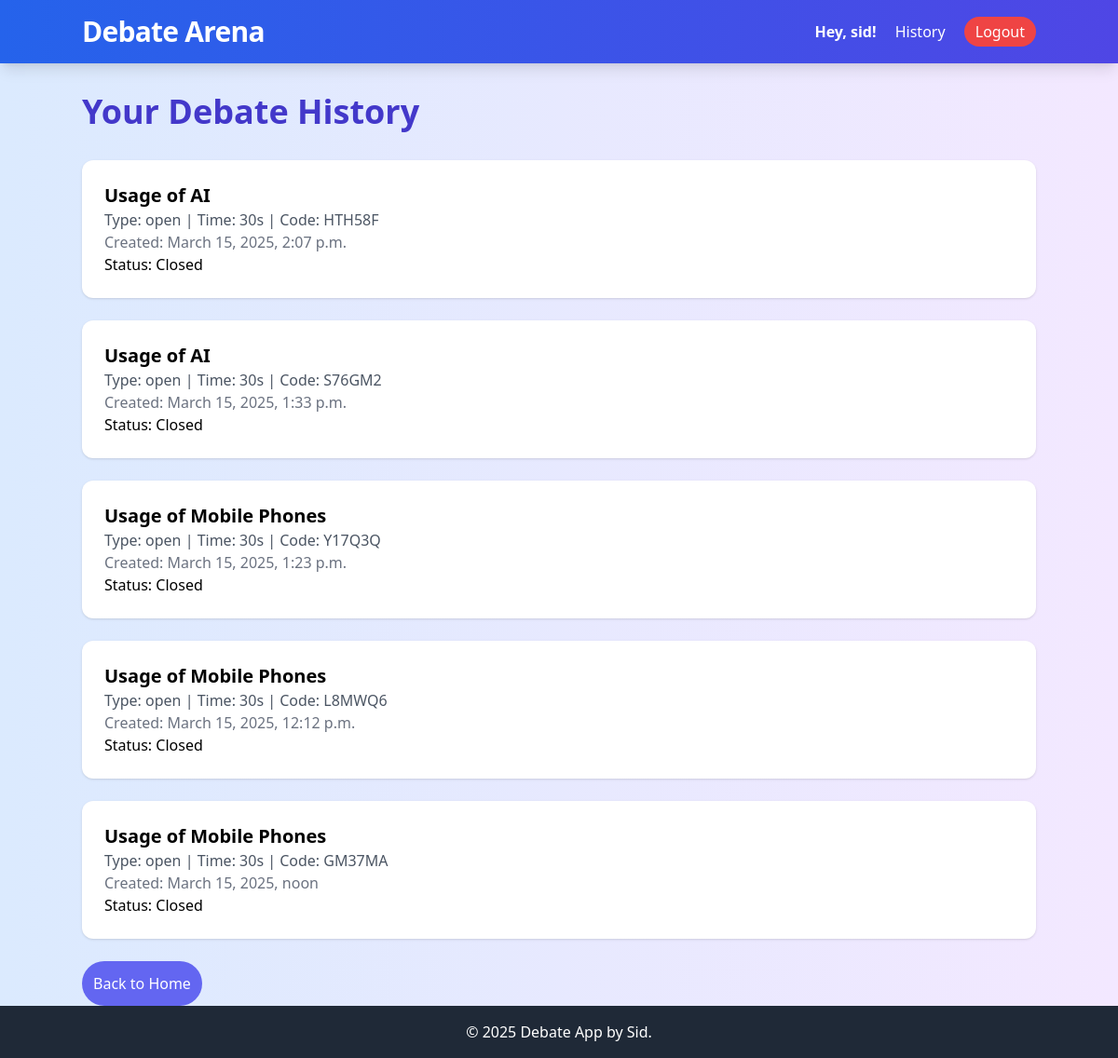
Page /history/ (signed in) on the committed database.
### debate/models.py (models this page shows, shortened)
class Debate(models.Model):
    DEBATE_TYPES = (
        ('open', 'Open'),
        ('private', 'Private'),
    )
    topic = models.CharField(max_length=255)
    debate_type = models.CharField(max_length=7, choices=DEBATE_TYPES, default='open')
    time_limit = models.PositiveIntegerField(help_text="Time limit per participant in seconds")
    host = models.ForeignKey(User, on_delete=models.CASCADE, related_name='hosted_debates')
    created_at = models.DateTimeField(auto_now_add=True)
    is_active = models.BooleanField(default=True)
    code = models.CharField(max_length=6, unique=True, blank=True)  # For guest access, added here

### debate/views.py (the view)
# urls.py: path('history/', views.debate_history, name='debate_history'),
@login_required
def debate_history(request):
    debates = Debate.objects.filter(host=request.user).order_by('-created_at')
    return render(request, 'debate/history.html', {'debates': debates})

### debate/templates/debate/history.html (shortened to what this page needs)
{% extends 'debate/base.html' %}
{% block content %}
    <h1 class="text-4xl font-extrabold mb-8 text-indigo-700">Your Debate History</h1>
    <div class="space-y-6">
        {% for debate in debates %}
    <div class="bg-white p-6 rounded-xl shadow hover:shadow-md transition">
        <h2 class="text-xl font-bold">{{ debate.topic }}</h2>
        <p class="text-gray-600">Type: {{ debate.debate_type }} | Time: {{ debate.time_limit }}s | Code: {{ debate.code }}</p>
        <p class="text-gray-500">Created: {{ debate.created_at }}</p>
        <p>Status: {% if debate.is_active %}Active{% else %}Closed{% endif %}</p>
    </div>
{% endfor %}
    </div>
    <a href="{% url 'home' %}" class="mt-6 inline-block bg-indigo-500 text-white p-3 rounded-full hover:bg-indigo-600 transition">Back to Home</a>
{% endblock %}

### debate/templates/debate/base.html (shortened to what this page needs)
<!DOCTYPE html>
<html lang="en">
<head>
    <link href="https://cdn.jsdelivr.net/npm/tailwindcss@2.2.19/dist/tailwind.min.css" rel="stylesheet">
    <script src="https://cdn.tailwindcss.com"></script>
</head>
<body class="bg-gradient-to-r from-blue-100 to-purple-100 min-h-screen flex flex-col">
    <nav class="bg-gradient-to-r from-blue-600 to-indigo-600 p-4 text-white shadow-lg">
        <div class="container mx-auto flex justify-between items-center">
            <a href="{% url 'home' %}" class="text-3xl font-extrabold tracking-tight hover:text-yellow-300 transition">Debate Arena</a>
            <div class="space-x-4">
                {% if user.is_authenticated %}
                <span class="font-semibold">Hey, {{ user.username }}!</span>
    <a href="{% url 'debate_history' %}" class="hover:text-yellow-300 transition mr-4">History</a>
    <form method="post" action="{% url 'logout' %}" class="inline">
        <button type="submit" class="bg-red-500 px-3 py-1 rounded-full hover:bg-red-600 transition">Logout</button>
    </form>
{% else %}
    <a href="{% url 'login' %}" class="hover:text-yellow-300 transition">Login</a>
    <a href="{% url 'signup' %}" class="bg-green-500 px-3 py-1 rounded-full hover:bg-green-600 transition">Sign Up</a>
{% endif %}
            </div>
        </div>
    </nav>
    <main class="container mx-auto mt-8 flex-grow">
        {% block content %}{% endblock %}
    </main>
    <footer class="bg-gray-800 text-white p-4 text-center">
        <p>&copy; 2025 Debate App by Sid.</p>
    </footer>
</body>
</html>

### rows in the picture
Debate: topic "Usage of AI", debate_type "open", time_limit "30", code "HTH58F", created_at "March 15, 2025, 2:07 p.m.", is_active "Closed"
Debate: topic "Usage of AI", debate_type "open", time_limit "30", code "S76GM2", created_at "March 15, 2025, 1:33 p.m.", is_active "Closed"
Debate: topic "Usage of Mobile Phones", debate_type "open", time_limit "30", code "Y17Q3Q", created_at "March 15, 2025, 1:23 p.m.", is_active "Closed"
Debate: topic "Usage of Mobile Phones", debate_type "open", time_limit "30", code "L8MWQ6", created_at "March 15, 2025, 12:12 p.m.", is_active "Closed"
Debate: topic "Usage of Mobile Phones", debate_type "open", time_limit "30", code "GM37MA", created_at "March 15, 2025, noon", is_active "Closed"

### other values in the picture
{{ user.username }} "sid"
